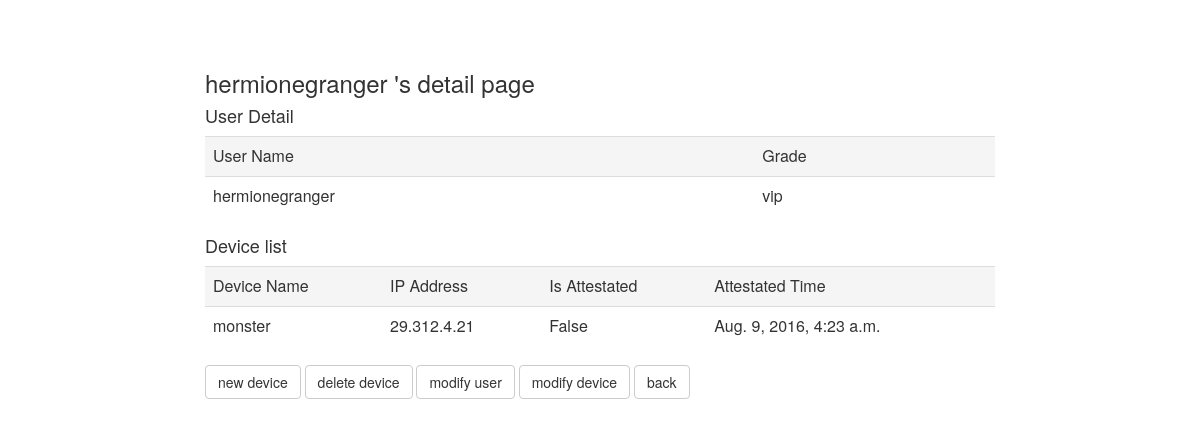
/mainpage/10/, run on an earlier commit of the app's database.
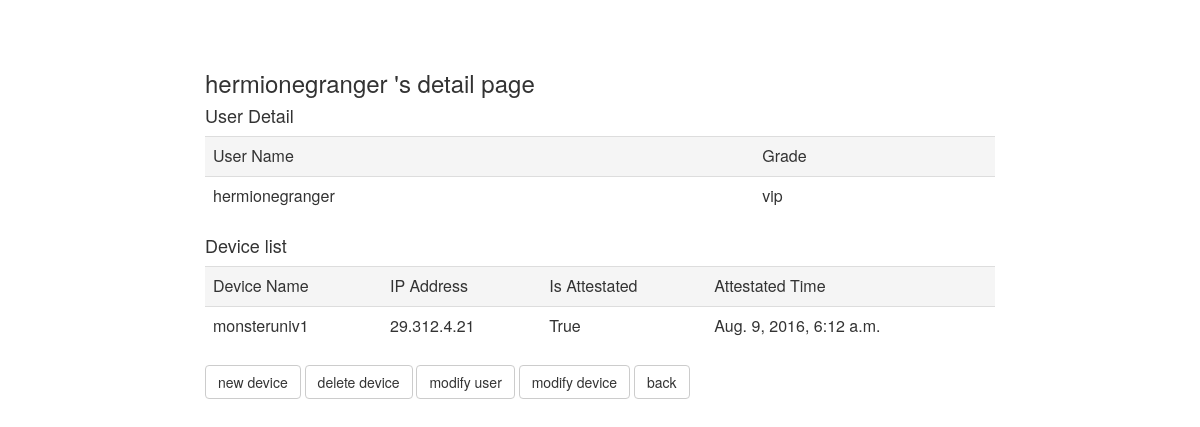
And on a later commit of the database.
### mainpage/models.py (models this page shows, shortened)
class Devices(models.Model):
	device_name = models.CharField(max_length=200)
	ip = models.CharField(max_length=20)
	is_attestated = models.BooleanField(default=False)
	attestated_time = models.DateTimeField('date published', null=True)
	user = models.ForeignKey(Users)

### mainpage/views.py (the view)
# urls.py: url(r'^(?P<users_id>[0-9]+)/$', views.user_detail, name='user_detail'),
def user_detail(request, users_id):
	devices_list = Devices.objects.filter(user=users_id)
	template = loader.get_template('mainpage/user_detail.html')
	context = {
		'devices_list' : devices_list,
		'userinput' : Users.objects.get(id=users_id),
	}
	return HttpResponse(template.render(context, request))

### mainpage/templates/mainpage/user_detail.html (shortened to what this page needs)
<head>
	<link rel="stylesheet" href="https://maxcdn.bootstrapcdn.com/bootstrap/3.3.7/css/bootstrap.min.css">
</head>
<body style='margin-top:50px'>
<div class="row">
  	<div class="col-md-2"></div>
  	<div class="col-md-8">
	<h3> {{userinput.user_name}} 's detail page</h3>
	<h4> User Detail </h4>
	<table class="table">
	<tr class="active"><td>User Name</td><td>Grade</td></tr>
	<tr><td>{{userinput.user_name}}</td><td>{{userinput.grade}}</td></tr>
	</table>
	{% if devices_list %}
	<h4> Device list </h4>
	<table class="table">
	<tr class="active"><td>Device Name</td><td>IP Address</td><td>Is Attestated</td><td>Attestated Time</td></tr>
		<ul>
		{% for device in devices_list %}
		<tr>
			<td>{{device.device_name}}</td>
			<td>{{device.ip}}</td>
			<td>{{device.is_attestated}}</td>
			<td>{{device.attestated_time}}</td>
		</tr>
		{% endfor %}
		</ul>
	</table>
	{% else %}
		<p> no devices </p>
	{% endif %}
	<a class="btn btn-default" href="/mainpage/{{userinput.id}}/device/write/" role="button">new device</a>
	<a class="btn btn-default" href="/mainpage/{{userinput.id}}/delete/device_check" role="button">delete device</a>
	<a class="btn btn-default" href="/mainpage/{{userinput.id}}/modify/" role="button">modify user</a>
	{% if devices_list %}
		<a class="btn btn-default" href="/mainpage/{{userinput.id}}/modify/device/check" role="button">modify device</a>
	{% endif %}
	<a class="btn btn-default" href="/mainpage/" role="button">back</a>
	</div>
	<div class="col-md-2"></div>
</div>
</body>

What changed in the data, as far as the page shows it:
changed Devices: device_name "monster" → "monsteruniv1"; is_attestated "False" → "True"; attestated_time "Aug. 9, 2016, 4:23 a.m." → "Aug. 9, 2016, 6:12 a.m."
